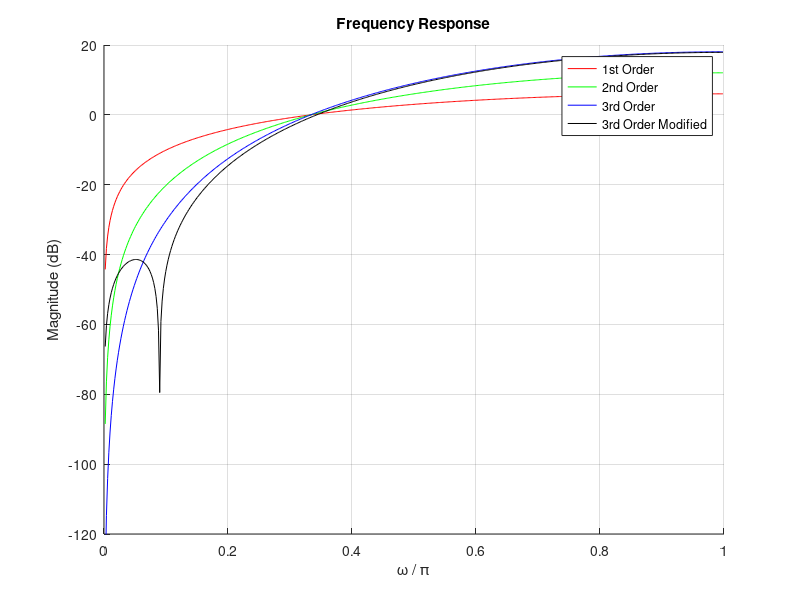

This chart was generated by the following MATLAB code: (Note: this script raises an error after producing the figure.)
clear all;
clc;

%% Hyperparameters
n_bit   = 4;
Fs      = 781000;
F0      = 35000;
fs_duty = 10e4;

%% Seed and Noise Generator
rnd_gen = rng(0);
noise_ext   = 0.05 * randn(1, fs_duty);

%% Frequency Response
K    = 2*cos(2*pi*F0/Fs);
tf1  = [1, -1];
tf2  = [1, -2, 1];
tf3  = [1, -3, 3, -1];
tf3m = [1, -(1+K), (1+K), -1];

[h1,w1]   = freqz(tf1);
h1        = mag2db(abs(h1));
[h2,w2]   = freqz(tf2);
h2        = mag2db(abs(h2));
[h3,w3]   = freqz(tf3);
h3        = mag2db(abs(h3));
[h3m,w3m] = freqz(tf3m);
h3m       = mag2db(abs(h3m));

figure(1)
hold on
grid on
plot(w1/pi, h1, color='red')
plot(w2/pi, h2, color='green')
plot(w3/pi, h3, color='blue')
plot(w3m/pi, h3m, color='black')
ylim([-120 20])
title('Frequency Response')
xlabel('\omega / \pi')
ylabel('Magnitude (dB)')
legend('1st Order', '2nd Order', '3rd Order', '3rd Order Modified')
hold off
saveas(gcf, 'Plots\Frequency Response.png')

%% Power Spectral Density
output1  = filter(tf1, 1, noise_ext);
output2  = filter(tf2, 1, noise_ext);
output3  = filter(tf3, 1, noise_ext);
output3m = filter(tf3m, 1, noise_ext);

[psd_1, f1]   = periodogram(output1, kaiser(length(output1), 38), 4096, Fs);
[psd_2, f2]   = periodogram(output2, kaiser(length(output2), 38), 4096, Fs);
[psd_3, f3]   = periodogram(output3, kaiser(length(output3), 38), 4096, Fs);
[psd_3m, f3m] = periodogram(output3m, kaiser(length(output3m), 38), 4096, Fs);

figure(2)
sgtitle('Periodograms')

subplot(221)
hold on
grid on
plot(f1, 10*log10(psd_1), color='red')
title('1st Order')
xlabel('Frequency (Hz)')
ylabel('PSD')
hold off

subplot(222)
hold on
grid on
plot(f2, 10*log10(psd_2), color='green')
title('2nd Order')
xlabel('Frequency (Hz)')
ylabel('PSD')
hold off

subplot(223)
hold on
grid on
plot(f3, 10*log10(psd_3), color='blue')
title('3rd Order')
xlabel('Frequency (Hz)')
ylabel('PSD')
hold off

subplot(224)
hold on
grid on
plot(f3m, 10*log10(psd_3m), color='black')
title('3rd Order Modified')
xlabel('Frequency (Hz)')
ylabel('PSD')
hold off

saveas(gcf, 'Plots\Periodograms.png')

%% Square Wave Duty Cycle
duty_cycle = zeros(1,fs_duty);
t          = linspace(0,1,fs_duty);
cycles     = 5;

onePeriod    = 0.7 * [ones(1, fs_duty/(2*cycles)), -ones(1, fs_duty/(2*cycles))];
fullWaveForm = repmat(onePeriod, [1, cycles]);

d_noisy = fullWaveForm + noise_ext;

% Quantization
d_quant = round((2^n_bit) * d_noisy);
noise_quant0 = d_quant/(2^n_bit) - d_noisy;

figure(3)
sgtitle('Modulating Wave')

subplot(211)
hold on
grid on
plot(t, d_noisy, color='blue')
title('with External Noise')
xlabel('Time (s)')
ylabel('Amplitude')
hold off

subplot(212)
hold on
grid on
plot(t, d_noisy, color='blue')
plot(t, d_quant/(2^n_bit), color='red');
title('with External Noise and Quantization')
xlabel('Time (s)')
ylabel('Amplitude')
legend('Noisy', 'Quantized')
hold off

saveas(gcf, 'Plots\Duty Cycle.png')

%% Input Wave Generation
sine   = sin(2*pi*50*t);
sine_q = round((2^n_bit)*sine);

saw_thd0   = sawtooth(2*pi*50*t);
saw_q = round((2^n_bit)*saw_thd0);

%% DPWM
dpwm_sine0 = dpwm(d_quant, sine_q, fs_duty);
dpwm_saw0  = dpwm(d_quant, saw_q, fs_duty);

figure(4)
sgtitle('Carrier Wave')

subplot(221)
hold on
plot(t, sine_q/(2^n_bit), color='red')
plot(t, sine, color='blue')
title('Sine')
xlabel('Time (s)')
ylabel('Amplitude')
hold off

subplot(222)
plot(t, dpwm_sine0)
ylim([-0.1, 1.1])
title('DPWM of Sine Wave')
xlabel('Time (s)')
ylabel('Amplitude')
hold off

subplot(223)
hold on
plot(t, saw_thd0, color='blue')
plot(t, saw_q/(2^n_bit), color='red')
title('Sawtooth')
xlabel('Time (s)')
ylabel('Amplitude')
hold off

subplot(224)
plot(t, dpwm_saw0)
ylim([-0.1, 1.1])
title('DPWM of Sawtooth Wave')
xlabel('Time (s)')
ylabel('Amplitude')
hold off

saveas(gcf, 'Plots\Carrier Wave.png')

%% Unfiltered DPWM
[psd_sine0, freq_sine0] = periodogram(dpwm_sine0, kaiser(length(dpwm_sine0), 38), 4096, Fs, 'psd');

sine_snr0 = snr(dpwm_sine0, noise_ext + noise_quant0);
sine_thd0 = thd(dpwm_sine0);
%sine_sndr0 = sinad(dpwm_sine0);
sine_sndr0 = (10^(-sine_snr0/10) + 10^(-sine_thd0/10))^(1/2);

[psd_saw0, freq_saw0] = periodogram(dpwm_saw0,kaiser(length(dpwm_saw0), 38), 4096, Fs, 'psd');

saw_snr0 = snr(dpwm_saw0, noise_ext + noise_quant0);
saw_thd0 = thd(dpwm_saw0);
%saw_sndr0 = sinad(dpwm_saw0);
saw_sndr0 = (10^(-saw_snr0/10) + 10^(-saw_thd0/10))^(1/2);

figure(5)
sgtitle('Unfiltered DPWM Spectral Analysis')

subplot(211)
hold on
grid on
plot(freq_sine0, 10*log10(psd_sine0))
title('PSD with Sine Carrier')
xlabel('Frequency (Hz)')
ylabel('PSD')
hold off

subplot(212)
hold on
grid on
plot(freq_saw0, 10*log10(psd_saw0))
title('PSD with Sawtooth Carrier')
xlabel('Frequency (Hz)')
ylabel('PSD')
hold off

saveas(gcf, 'Plots\Unfiltered DPWM Spectral Analysis.png')

%% 1st Order Sigma-Delta
[SD1_signal, noise_quant1] = sigma_delta1(d_noisy, fs_duty, n_bit);
dpwm_sine1 = dpwm(SD1_signal, sine_q, fs_duty);
dpwm_saw1  = dpwm(SD1_signal, saw_q, fs_duty);

[psd_sine1, freq_sine1] = periodogram(dpwm_sine1, kaiser(length(dpwm_sine1), 38), 4096, Fs, 'psd');

sine_snr1 = snr(dpwm_sine1, noise_ext + noise_quant1);
sine_thd1 = thd(dpwm_sine1);
%sine_sndr1 = sinad(dpwm_sine1);
sine_sndr1 = (10^(-sine_snr1/10) + 10^(-sine_thd1/10))^(1/2);

[psd_saw1, freq_saw1] = periodogram(dpwm_saw1, kaiser(length(dpwm_sine1), 38), 4096, Fs, 'psd');

saw_snr1 = snr(dpwm_saw1, noise_ext + noise_quant1);
saw_thd1 = thd(dpwm_saw1);
%saw_sndr1 = sinad(dpwm_saw1);
saw_sndr1 = (10^(-saw_snr1/10) + 10^(-saw_thd1/10))^(1/2);

figure(6)
sgtitle('1st Order Sigma-Delta Spectral Analysis')

subplot(211)
hold on
grid on
plot(freq_sine1, 10*log10(psd_sine1))
title('PSD with Sine Carrier')
xlabel('Frequency (Hz)')
ylabel('PSD')
hold off

subplot(212)
hold on
grid on
plot(freq_saw1, 10*log10(psd_saw1))
title('PSD with Sawtooth Carrier')
xlabel('Frequency (Hz)')
ylabel('PSD')
hold off

saveas(gcf, 'Plots\1st Order Sigma-Delta Spectral Analysis.png')

%% 2nd Order Sigma-Delta
[SD2_signal, noise_quant2] = sigma_delta2(d_noisy, fs_duty, n_bit);
dpwm_sine2 = dpwm(SD2_signal, sine_q, fs_duty);
dpwm_saw2  = dpwm(SD2_signal, saw_q, fs_duty);

[psd_sine2, freq_sine2] = periodogram(dpwm_sine2, kaiser(length(dpwm_sine2), 38), 4096, Fs, 'psd');

sine_snr2 = snr(dpwm_sine2, noise_ext + noise_quant2);
sine_thd2 = thd(dpwm_sine2);
%sine_sndr2 = sinad(dpwm_sine2);
sine_sndr2 = (10^(-sine_snr2/10) + 10^(-sine_thd2/10))^(1/2);

[psd_saw2, freq_saw2] = periodogram(dpwm_saw2, kaiser(length(dpwm_saw2), 38), 4096, Fs, 'psd');

saw_snr2 = snr(dpwm_saw2, noise_ext + noise_quant2);
saw_thd2 = thd(dpwm_saw2);
%saw_sndr2 = sinad(dpwm_saw2);
saw_sndr2 = (10^(-saw_snr2/10) + 10^(-saw_thd2/10))^(1/2);

figure(7)
sgtitle('2nd Order Sigma-Delta Spectral Analysis')

subplot(211)
hold on
grid on
plot(freq_sine2, 10*log10(psd_sine2))
title('PSD with Sine Carrier')
xlabel('Frequency (Hz)')
ylabel('PSD')
hold off

subplot(212)
hold on
grid on
plot(freq_saw2, 10*log10(psd_saw2))
title('PSD with Sawtooth Carrier')
xlabel('Frequency (Hz)')
ylabel('PSD')
hold off

saveas(gcf, 'Plots\2nd Order Sigma-Delta Spectral Analysis.png')

%% 3rd Order Sigma-Delta
[SD3_signal, noise_quant3] = sigma_delta3(d_noisy, fs_duty, n_bit);
dpwm_sine3 = dpwm(SD3_signal, sine_q, fs_duty);
dpwm_saw3  = dpwm(SD3_signal, saw_q, fs_duty);

[psd_sine3, freq_sine3] = periodogram(dpwm_sine3, kaiser(length(dpwm_sine3), 38), 4096, Fs, 'psd');

sine_snr3 = snr(dpwm_sine3, noise_ext + noise_quant3);
sine_thd3 = thd(dpwm_sine3);
%sine_sndr3 = sinad(dpwm_sine3);
sine_sndr3 = (10^(-sine_snr3/10) + 10^(-sine_thd3/10))^(1/2);

[psd_saw3, freq_saw3] = periodogram(dpwm_saw3, kaiser(length(dpwm_saw3), 38), 4096, Fs, 'psd');

saw_snr3 = snr(dpwm_saw3, noise_ext + noise_quant3);
saw_thd3 = thd(dpwm_saw3);
%saw_sndr3 = sinad(dpwm_saw3);
saw_sndr3 = (10^(-saw_snr3/10) + 10^(-saw_thd3/10))^(1/2);

figure(8)
sgtitle('3rd Order Sigma-Delta Spectral Analysis')

subplot(211)
hold on
grid on
plot(freq_sine3, 10*log10(psd_sine3))
title('PSD with Sine Carrier')
xlabel('Frequency (Hz)')
ylabel('PSD')
hold off

subplot(212)
hold on
grid on
plot(freq_saw3, 10*log10(psd_saw3))
title('PSD with Sawtooth Carrier')
xlabel('Frequency (Hz)')
ylabel('PSD')
hold off

saveas(gcf, 'Plots\3rd Order Sigma-Delta Spectral Analysis.png')

%% THD, SNDR
varnames = {'Unfiltered', '1st_Order', '2nd_Order', '3rd_Order'};
rownames = {'THD_Sine', 'THD_Sawtooth', 'SNDR_Sine', 'SNDR_Sawtooth'};

unf    = [sine_thd0, saw_thd0, sine_sndr0, saw_sndr0];
first  = [sine_thd1, saw_thd1, sine_sndr1, saw_sndr1];
second = [sine_thd2, saw_thd2, sine_sndr2, saw_sndr2];
third  = [sine_thd3, saw_thd3, sine_sndr3, saw_sndr3];

table = table(unf', first', second', third', 'VariableNames', varnames, 'RowNames', rownames);

figure(9)
stackedplot(rows2vars(table), LineStyle="-", Color='k', Marker=".", MarkerEdgeColor='r', MarkerSize=20);
title('THD and SNDR Behaviour')
xlabel('Unfiltered                        1st Order                        2nd Order                        3rd Order')

saveas(gcf, 'Plots\THD and SNDR Behaviour.png')

%% Functions
% Digital Pulse Width Modulator
function dpwm_signal = dpwm(duty_cycle, modulating_wave, duty_sampling_time)
    dpwm_signal = zeros(1,duty_sampling_time);
    for i = 1:duty_sampling_time
        if modulating_wave(i) <= duty_cycle(i)
            dpwm_signal(i) = 1;
        else
            dpwm_signal(i) = 0;
        end
    end
end

% 1st Order Filter
function [SD1_signal, quantiz_err1] = sigma_delta1(duty_cycle, duty_sample_time, Nbits)
    quantiz_err1 = zeros(1,duty_sample_time);
    tmp         = zeros(1, duty_sample_time);
    SD1_signal  = zeros(1,duty_sample_time);
    
    for i = 1:duty_sample_time
        if i==1
            tmp(i)         = duty_cycle(i);
            SD1_signal(1)  = round((2^Nbits) * tmp(1));
            quantiz_err1(i) = (duty_cycle(i) - SD1_signal(i) / 2^Nbits);
        else
            tmp(i)         = duty_cycle(i) + quantiz_err1(i-1);
            SD1_signal(i)  = round((2^Nbits) * tmp(i));
            quantiz_err1(i) = (tmp(i) - SD1_signal(i) / 2^Nbits);
        end
    end
end

% 2nd Order Filter
function [SD2_signal, quantiz_err2] = sigma_delta2(duty_cycle, duty_sample_time, Nbits)
    quantiz_err2 = zeros(1,duty_sample_time);
    tmp         = zeros(1,duty_sample_time);
    SD2_signal  = zeros(1,duty_sample_time);
    
    for i = 1:duty_sample_time
        if i==1
            tmp(i)         = duty_cycle(i);
            SD2_signal(i)  = round(2^Nbits * tmp(i));
            quantiz_err2(i) = (tmp(i) - SD2_signal(i) / 2^Nbits);
        elseif i==2
            tmp(i)         = duty_cycle(i)-2 * quantiz_err2(1);
            SD2_signal(i)  = round(2^Nbits * tmp(i));
            quantiz_err2(i) = (tmp(i) - SD2_signal(i) / 2^Nbits);
        else
            tmp(i)         = duty_cycle(i) - 2*quantiz_err2(i-1) + quantiz_err2(i-2);
            SD2_signal(i)  = round(2^Nbits * tmp(i));
            quantiz_err2(i) = (tmp(i) - SD2_signal(i) / 2^Nbits);
        end
    end
end

% 3rd Order Filter
function [SD3_signal, quantiz_err3] = sigma_delta3(duty_cycle, duty_sample_time, Nbits)
    quantiz_err3 = zeros(1,duty_sample_time);
    tmp         = zeros(1,duty_sample_time);
    SD3_signal  = zeros(1,duty_sample_time);
    
    for i = 1:duty_sample_time
        if i==1
            tmp(i)         = duty_cycle(i);
            SD3_signal(i)  = round(2^Nbits * tmp(i));
            quantiz_err3(i) = (tmp(i) - SD3_signal(i) / 2^Nbits);
        elseif i==2
            tmp(i)         = duty_cycle(i) - 3*quantiz_err3(1);
            SD3_signal(i)  = round(2^Nbits * tmp(i));
            quantiz_err3(i) = (tmp(i) - SD3_signal(i) / 2^Nbits);
        elseif i==3
            tmp(i)         = duty_cycle(i) - 3*quantiz_err3(2) + 3*quantiz_err3(1);
            SD3_signal(i)  = round(2^Nbits * tmp(i));
            quantiz_err3(i) = (tmp(i) - SD3_signal(i) / 2^Nbits);
        else
            tmp(i)         = duty_cycle(i) - 3*quantiz_err3(i-1) + 3*quantiz_err3(i-2) - quantiz_err3(i-3);
            SD3_signal(i)  = round(2^Nbits * tmp(i));
            quantiz_err3(i) = (tmp(i) - SD3_signal(i) / 2^Nbits);
        end
    end
end